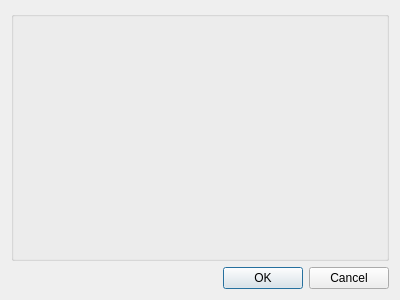
<?xml version="1.0" encoding="UTF-8"?>
<ui version="4.0">
 <class>SkillAdd</class>
 <widget class="QDialog" name="SkillAdd">
  <property name="geometry">
   <rect>
    <x>0</x>
    <y>0</y>
    <width>400</width>
    <height>300</height>
   </rect>
  </property>
  <property name="windowTitle">
   <string>Dialog</string>
  </property>
  <layout class="QGridLayout" name="gridLayout">
   <item row="0" column="0">
    <widget class="QGroupBox" name="skills">
     <property name="title">
      <string/>
     </property>
    </widget>
   </item>
   <item row="1" column="0">
    <widget class="QDialogButtonBox" name="buttonBox">
     <property name="orientation">
      <enum>Qt::Horizontal</enum>
     </property>
     <property name="standardButtons">
      <set>QDialogButtonBox::Cancel|QDialogButtonBox::Ok</set>
     </property>
    </widget>
   </item>
  </layout>
 </widget>
 <resources/>
 <connections>
  <connection>
   <sender>buttonBox</sender>
   <signal>accepted()</signal>
   <receiver>SkillAdd</receiver>
   <slot>accept()</slot>
   <hints>
    <hint type="sourcelabel">
     <x>248</x>
     <y>254</y>
    </hint>
    <hint type="destinationlabel">
     <x>157</x>
     <y>274</y>
    </hint>
   </hints>
  </connection>
  <connection>
   <sender>buttonBox</sender>
   <signal>rejected()</signal>
   <receiver>SkillAdd</receiver>
   <slot>reject()</slot>
   <hints>
    <hint type="sourcelabel">
     <x>316</x>
     <y>260</y>
    </hint>
    <hint type="destinationlabel">
     <x>286</x>
     <y>274</y>
    </hint>
   </hints>
  </connection>
 </connections>
</ui>
